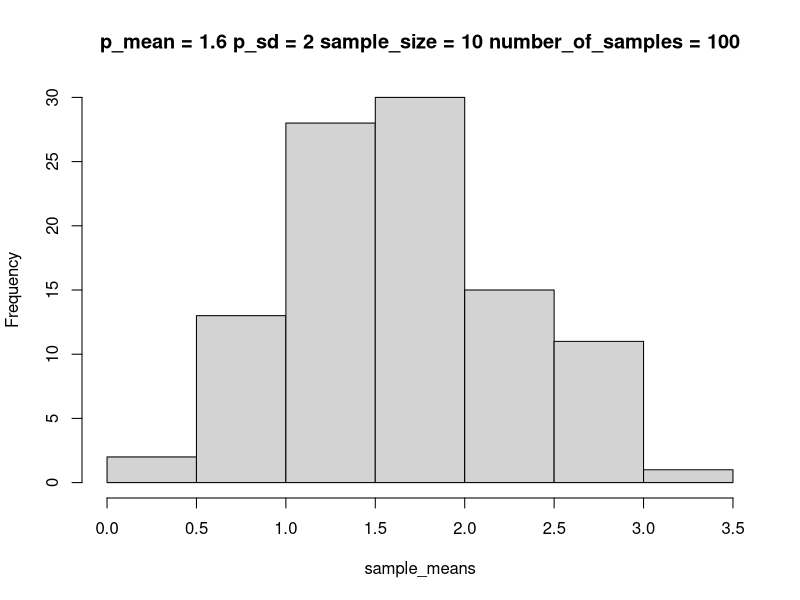
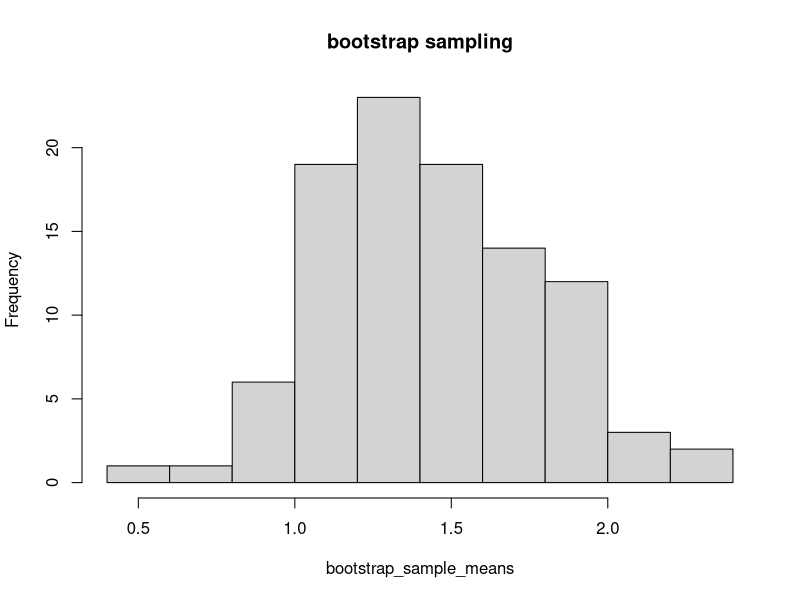

Generate these figures, in order, with R:
# Define population (Hieght of sri lankans)
p_meanHight <- 1.6
p_sd <- 2
# create samples
sampleSize <- 10
sample <- rnorm(sampleSize,p_meanHight,p_sd)
sampleMean <- mean(sample)

# create an array using c function
sample_means <- c()

# create 100 samples from above population using rnorm function 
#and create an array which will contain the mean of each sample
number_of_samples <- 100
for(i in 1:number_of_samples){
  sample <- rnorm(sampleSize,p_meanHight,p_sd)
  sample_means[i] <- mean(sample)
}

# this prints the variable value
print(sample_means)

# draw histogram
print(hist(sample_means, main="p_mean = 1.6 p_sd = 2 sample_size = 10 number_of_samples = 100"))

# Now we need to randomly generate bootstrap samples from the original sample 
# which is defined in line 6
bootstrap_sample_means <- c()
for(i in 1:number_of_samples){
  bootstrap_sample_means[i] <- mean(sample(sample, sampleSize, replace = TRUE))
}
 
print(hist(bootstrap_sample_means, main="bootstrap sampling"))

# Calculate the standard deviation of sample means and bootstrap sample means
sd_sample_means <- sd(sample_means)
sd_bootstrap_sample_means <- sd(bootstrap_sample_means)
print(sd_sample_means)
print(sd_bootstrap_sample_means)

# calculate standard error(se) for samples and bootstrap samples
se_samples <- sd_sample_means/sqrt(number_of_samples)
se_bootstrap_samples <- sd_bootstrap_sample_means/sqrt(number_of_samples)
print(se_samples)
print(se_bootstrap_samples)

# margin of error with 95% confidence interval =  2xstandrad error
z <- qnorm(0.975) # 0.975 corresponds to the 97.5th percentile of the standard normal distribution for a 95% CI
margin_of_error_samples <- z*se_samples/sqrt(number_of_samples)
margin_of_error_bootstrap_samples <- z*se_bootstrap_samples/sqrt(number_of_samples)

print(margin_of_error_samples)
print(margin_of_error_bootstrap_samples)
